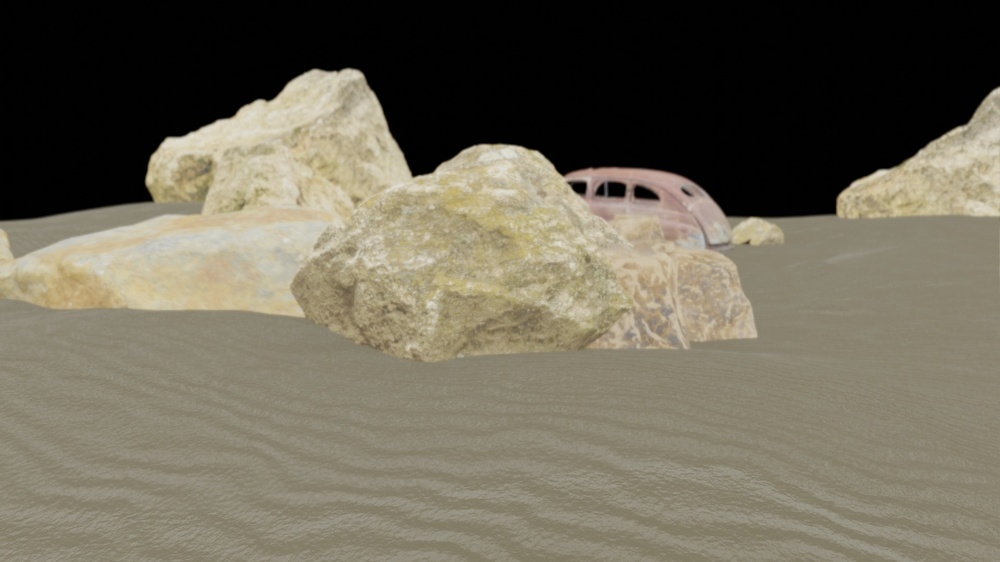
#> input picture data/images_v1/ground_truth0012.jpg, 1000 x 562 px, shrunk from 1920 x 1080 before the run
$ python flann_test.py
#> lines starting #> are read from the running program, lines starting #| are printed output that depends on the picture; after the words box and inside, x2 and y2 are one past the last pixel; in counts of white or black regions, pixels touching at a corner belong together
### utils.py
import os
import cv2
import glob
import math
import logging
import numpy as np
import matplotlib.pyplot as plt
from scipy.spatial.kdtree import KDTree


# [5 lines left out: function get_img_id, not called in this run]


def create_dir(dir_path):
    if not os.path.exists(dir_path):
        os.makedirs(dir_path)


# [139 lines left out: functions plot_inlier_ratio, plot_translation_error, plot_rotation_erros, plot_position_error, plot_orientation_error, plot_orientation_angle and 5 more, not called in this run]


def preprocess_images(filepath, default=False, morphology=False):
#> called with filepath = 'data/images_v1/*.jpg', default = True, morphology = False
    out = []
    images = [cv2.imread(file, 0) for file in sorted(glob.glob(filepath))]
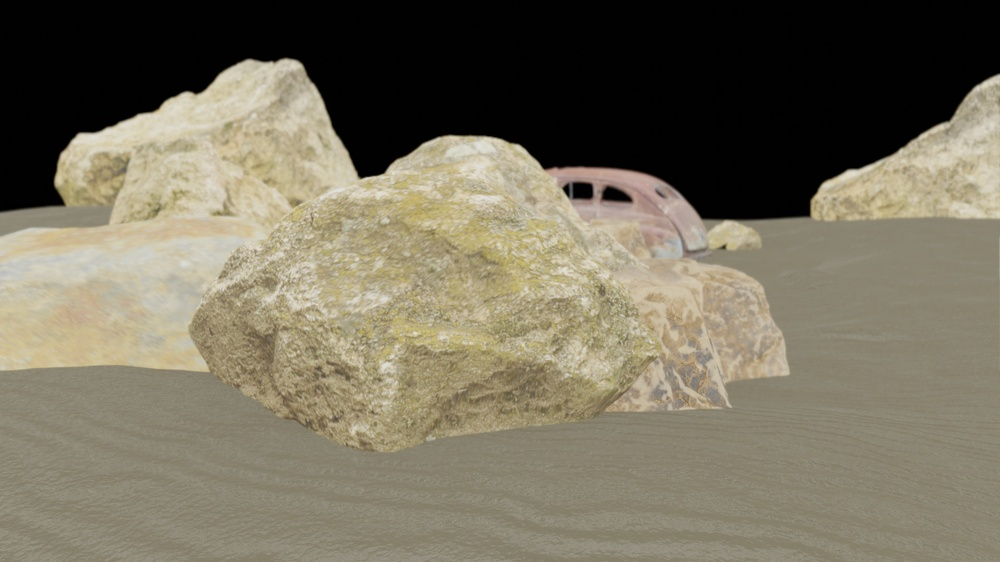
#> input picture data/images_v1/ground_truth0040.jpg, 1000 x 562 px, shrunk from 1920 x 1080 before the run
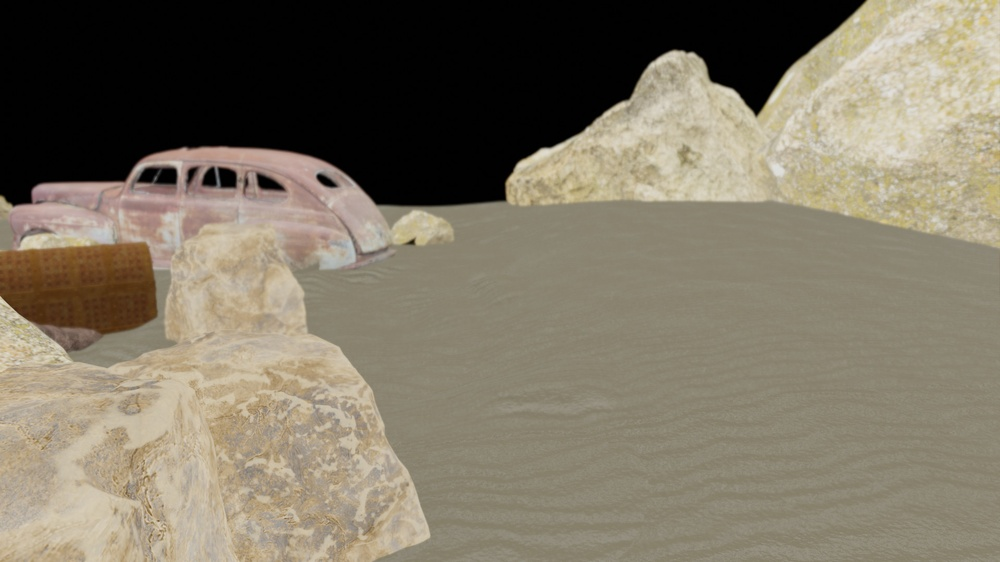
#> input picture data/images_v1/ground_truth0077.jpg, 1000 x 562 px, shrunk from 1920 x 1080 before the run
#> images = 3 items
    if default:
        return images
    for img in images:
        processed_img = img.copy()
        cv2.normalize(img.astype('float'), img, 0.0, 1.0, cv2.NORM_MINMAX)
        if morphology:
            processed_img = cv2.GaussianBlur(processed_img, (7, 7), 0)
            processed_img = cv2.adaptiveThreshold(processed_img, 255, cv2.ADAPTIVE_THRESH_GAUSSIAN_C,
                                                  cv2.THRESH_BINARY_INV, 7, 2)
            kernel = cv2.getStructuringElement(cv2.MORPH_CROSS, ksize=(3, 3))
            processed_img = cv2.dilate(processed_img, kernel, iterations=3)
            processed_img = cv2.morphologyEx(processed_img, cv2.MORPH_CLOSE, kernel, iterations=1)
        else:
            processed_img = cv2.GaussianBlur(processed_img, (7, 7), 0)
            processed_img = cv2.adaptiveThreshold(processed_img,
                                                  maxValue=255,
                                                  adaptiveMethod=cv2.ADAPTIVE_THRESH_GAUSSIAN_C,
                                                  thresholdType=cv2.THRESH_BINARY,
                                                  blockSize=7,
                                                  C=2)
        out.append(processed_img)

    return out


# [12 lines left out: function get_images_from_video, not called in this run]


def euclidean_distance(a, b):
    return np.linalg.norm(a - b)


# [138 lines left out: functions rotate_around, euler_angles_to_rotation_matrix, is_rotation_matrix, rotation_matrix_to_euler_angles, KDT_NMS, init_logger and 1 more, not called in this run]

### flann_test.py

import cv2
import numpy as np
import utils
import os
import matplotlib.pyplot as plt


# [49 lines left out: function feature_matching, not called in this run]

	# [9 lines of commented-out code are left out]


if __name__ == '__main__':
	# Initiate SIFT detector
	sift = cv2.ORB_create()
	num_frames = len(os.listdir('data/images_v1/'))
	orig_images = utils.preprocess_images('data/images_v1/*.jpg', default=True)
#> orig_images = 3 items
	images = utils.preprocess_images('data/images_v1/*.jpg')
#> the loop in preprocess_images (call 2), `for img in images:` made 3 passes
#> pass 1, in preprocess_images (call 2), `processed_img = img.copy()`:
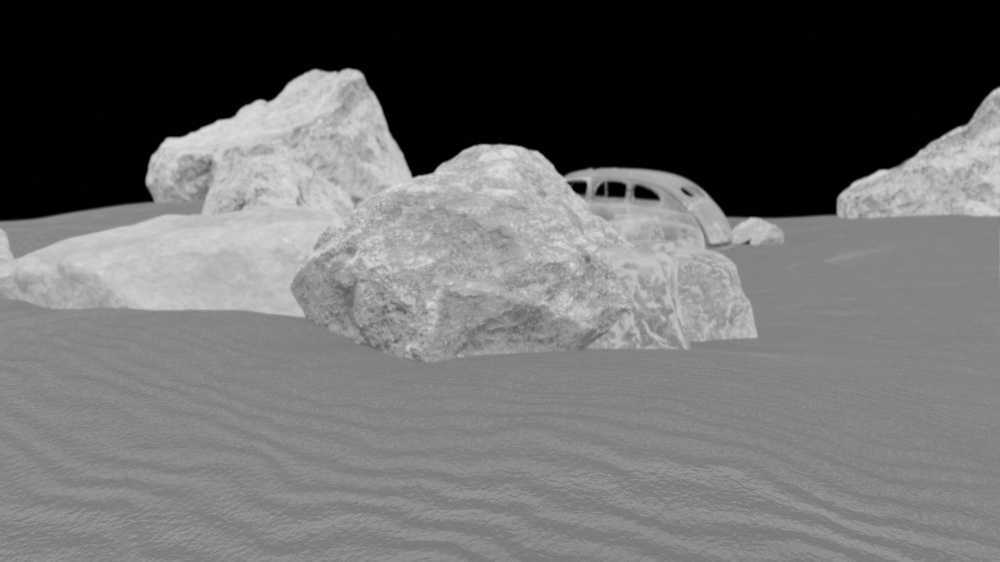
#> processed_img: shape (562, 1000); min 0, max 224, mean 105.6
#> pass 1, in preprocess_images (call 2), `processed_img = cv2.adaptiveThreshold(processed_img, maxValue=255, ada..`:
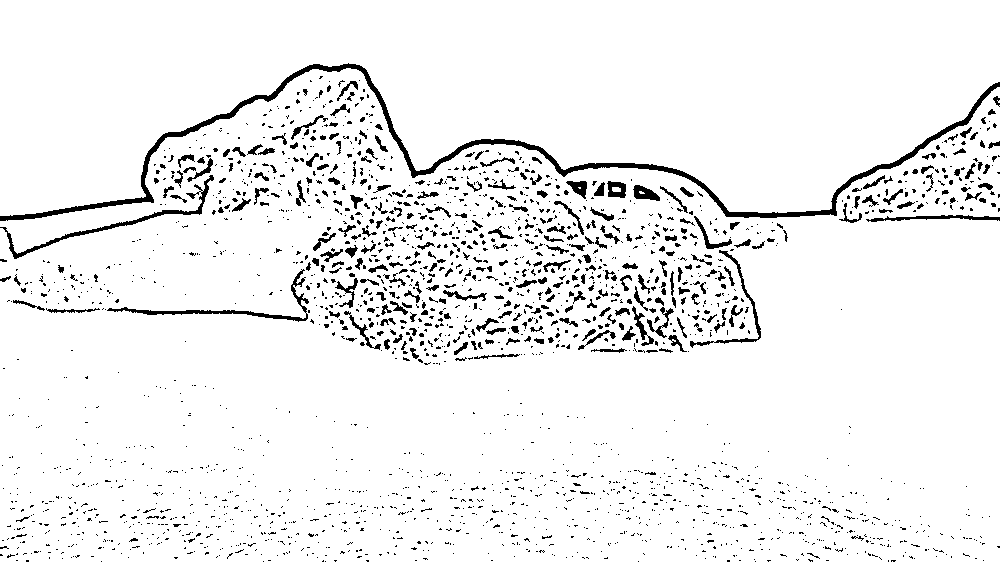
#> processed_img: shape (562, 1000); 94.2% white; 2245 black regions (1927 under 20 px), largest, box (x1, y1, x2, y2) and area: (0, 63, 1000, 221) 6051, (0, 175, 214, 259) 1032, (107, 269, 309, 322) 907
#> pass 2, in preprocess_images (call 2), `processed_img = img.copy()`:
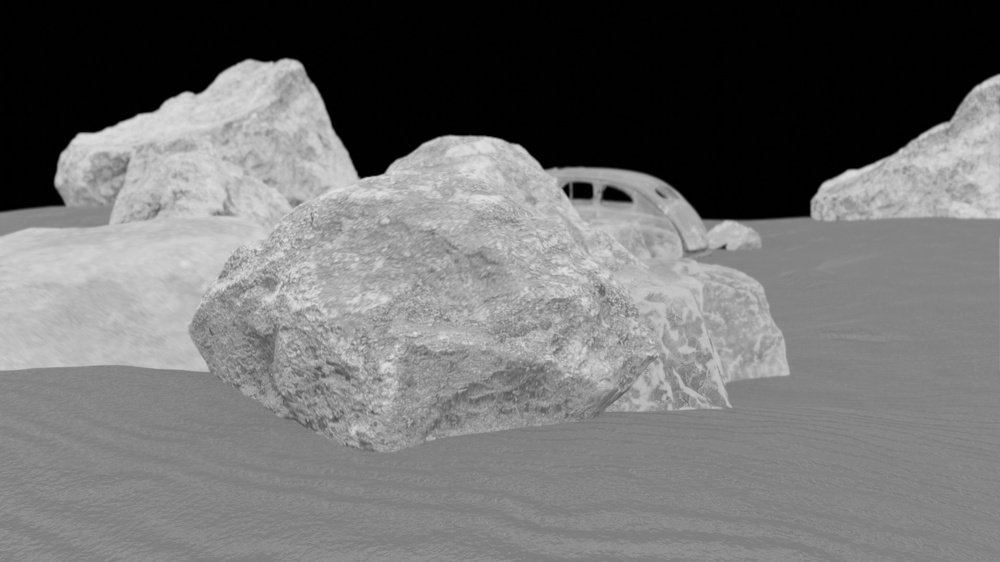
#> processed_img: shape (562, 1000); min 0, max 226, mean 112.4
#> images = 3 items

	img1 = images[0]
#> (the run stopped early here; a loop or call above may not have finished)
